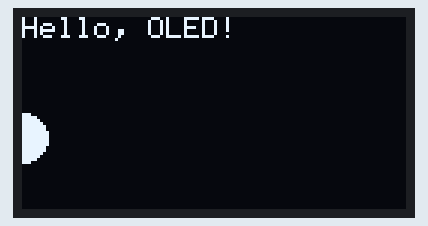
A sketch run on a simulated Arduino Uno, built for the host (arithmetic inside an expression is 32-bit, double 64-bit). On the bench: 128×64 one-colour display.

Above: at 0.21 s.
At 5.0 s:
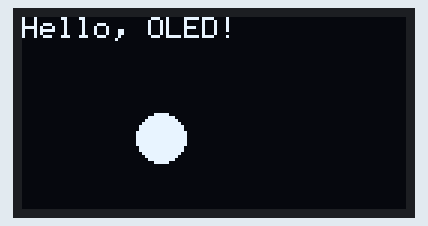
At 10.11 s:
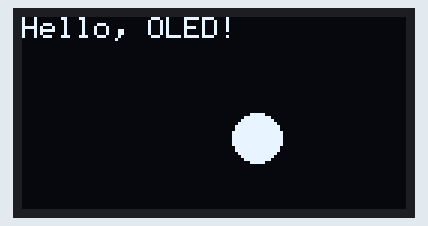
At 20.01 s:
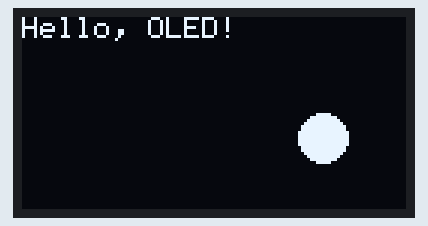
At 29.91 s:
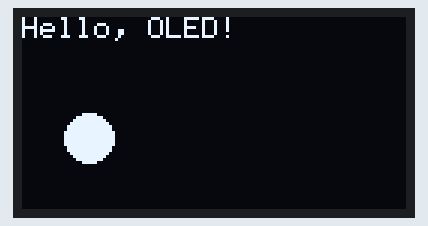
At 39.81 s:
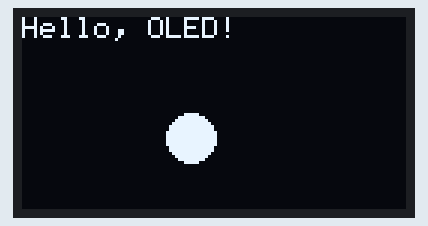

The sketch:

OLED_STARTER.ino
```cpp
// Basic starter sketch for a 128x64 I2C OLED (SSD1306).
// Draws a text banner with a ball bouncing back and forth underneath it.

#include <Wire.h>
#include <Adafruit_GFX.h>
#include <Adafruit_SSD1306.h>
#include <I2CRecovery.h>   // needs libraries/I2CRecovery installed in your Arduino libraries folder

// width, height, I2C bus, reset pin (-1 = no dedicated reset pin)
// Wire1, not Wire: on the UNO R4 WiFi the Qwiic/STEMMA QT connector is a
// separate I2C bus from the header pins.
Adafruit_SSD1306 display(128, 64, &Wire1, -1);

int ballX = 0;       // ball's current horizontal position
int ballSpeed = 2;   // pixels moved per frame; sign controls direction

void setup() {
  i2cRecoverBus(Wire1);   // un-jam the Qwiic bus if a previous run left it mid-transaction
  Wire1.begin();
  Wire1.setClock(1000000);   // 1MHz I2C Fast Mode Plus
  Wire1.setWireTimeout(10000);
  Serial.begin(9600);

  display.begin(SSD1306_SWITCHCAPVCC, 0x3D); // try 0x3C here if the screen stays blank
  display.clearDisplay();
}//end setup


void loop() {
  display.clearDisplay();

  // Text banner along the top
  display.setTextSize(1);
  display.setTextColor(WHITE);
  display.setCursor(0, 0);
  display.print("Hello, OLED!");

  // Ball bouncing left/right underneath the text
  display.fillCircle(ballX, 40, 8, WHITE);
  ballX = ballX + ballSpeed;
  if (ballX <= 0 || ballX >= 128) {
    ballSpeed = -ballSpeed;   // hit an edge, so reverse direction
  }

  display.display();   // send everything drawn above to the screen
  delay(20);
}//end loop
```
